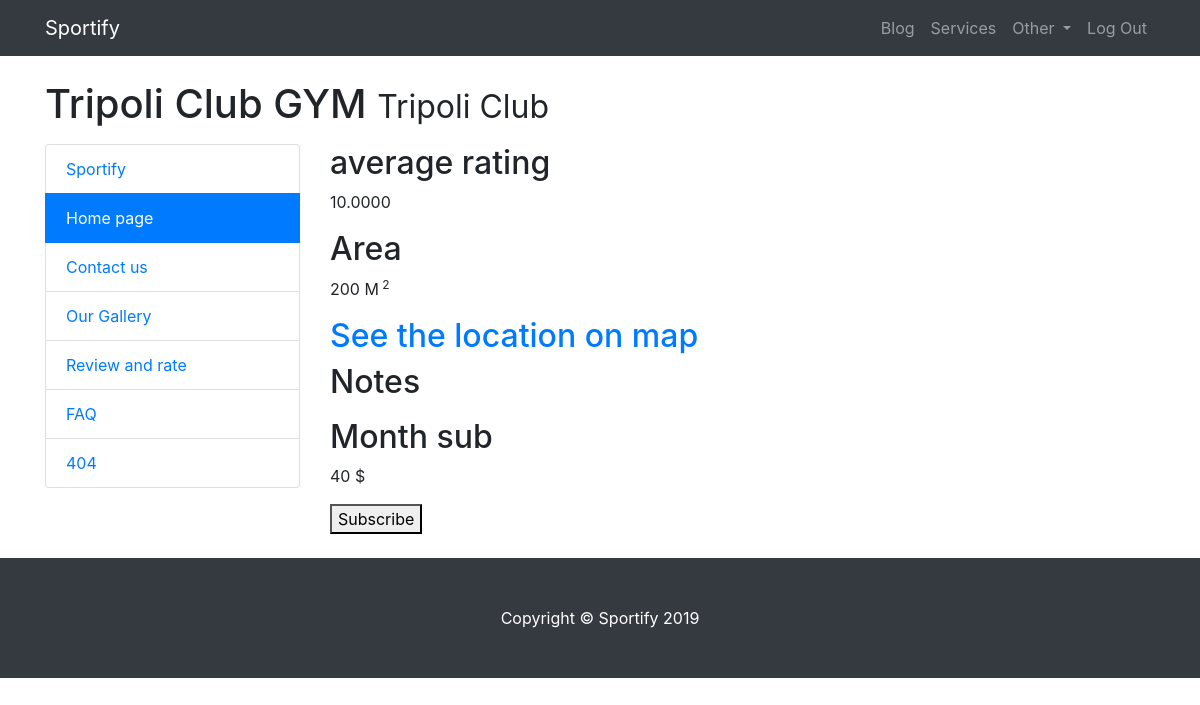
The page /sidebar.php?id=43 (signed in) on the database its author committed.
### tables this page shows
CREATE TABLE `activity` (
  `id` int(11) NOT NULL,
  `scid` int(11) NOT NULL,
  `adminid` int(11) NOT NULL,
  `name` varchar(50) NOT NULL,
  `area` int(11) NOT NULL,
  `type` varchar(50) NOT NULL,
  `MonthSub` int(11) NOT NULL,
  `hrcost` int(11) NOT NULL,
  `sport` varchar(50) NOT NULL,
  `notes` text NOT NULL,
  `longitude` float NOT NULL,
  `latitude` float NOT NULL,
  `phone` varchar(15) NOT NULL,
  `opentime` time NOT NULL,
  `closetime` time NOT NULL,
  `email` text NOT NULL,
  `city` varchar(10) NOT NULL
);

CREATE TABLE `sc` (
  `id` int(11) NOT NULL,
  `name` varchar(50) NOT NULL
);

### getall.php (called while the page is built, shortened)
<?php
$id = $_GET['id'];
$con=mysqli_connect("localhost","root","","sportify");
	$sq = "select * from activity where id = $id";
	$r = mysqli_query($con, $sq);
	if(mysqli_num_rows($r)== 1){
		$row = mysqli_fetch_array($r);
		$area = $row['area'];
		$subs = $row['MonthSub'];
		$avgquery = "SELECT activity.id, revsub.cid, AVG(review.rate) AS average FROM activity INNER join revsub on activity.id = revsub.actid INNER JOIN review on review.id = revsub.rid where activity.id = $id";
		$avgresult = mysqli_query($con, $avgquery);
		$ro = mysqli_fetch_array($avgresult);
		$namequery = "select activity.name, sc.name from activity inner join sc on activity.scid = sc.id where activity.id = $id";
		$namesexec = mysqli_query($con, $namequery);
		$roname = mysqli_fetch_array($namesexec);
		$clubname = $roname[0];
		$activityname = $roname[1];
	}
?>

### sidebar.php (the view, shortened to what this page needs)
<!DOCTYPE html>
<?php
require("getall.php");
?>
<html lang="en">
<head>
  <link href="vendor/bootstrap/css/bootstrap.min.css" rel="stylesheet">
  <link href="css/modern-business.css" rel="stylesheet">
</head>
<body>
  <nav class="navbar fixed-top navbar-expand-lg navbar-dark bg-dark fixed-top">
    <div class="container">
      <a class="navbar-brand" href="index.php">Sportify</a>
      <div class="collapse navbar-collapse" id="navbarResponsive">
        <ul class="navbar-nav ml-auto">
		<li class="nav-item">
            <a class="nav-link" href="blog.php">Blog</a>
          </li>
          <li class="nav-item">
            <a class="nav-link" href="services.html">Services</a>
          </li>
          <li class="nav-item dropdown">
            <a class="nav-link dropdown-toggle" href="#" id="navbarDropdownBlog" data-toggle="dropdown" aria-haspopup="true" aria-expanded="false">
              Other
            </a>
          </li>
		<li class="nav-item">
            <a class="nav-link" href="logout.php">Log Out</a>
          </li>
		</ul>
      </div>
    </div>
  </nav>
  <div class="container">
    <h1 class="mt-4 mb-3"> <?php echo $clubname; ?>
      <small><?php echo $activityname; ?></small>
    </h1>
    <div class="row">
      <div class="col-lg-3 mb-4">
        <div class="list-group">
          <a href="home.php?u=<?php echo $_SESSION['u']; ?>" class="list-group-item">Sportify</a>
          <a href="sidebar.html" class="list-group-item active">Home page</a>
          <a href="contact.php?id=<?php echo $id;?>" class="list-group-item">Contact us</a>
		  <a href="portfolio-1-col.php?id=<?php echo $_GET['id'] ?>" class="list-group-item">Our Gallery</a>
          <a href="reviews.php?id=<?php echo $id;?>" class="list-group-item">Review and rate</a>
          <a href="faq.php?id=<?php echo $id; ?>" class="list-group-item">FAQ</a>
          <a href="404.php?id=<?php echo $id; ?>" class="list-group-item">404</a>
        </div>
      </div>
      <div class="col-lg-9 mb-4">
        <h2>average rating</h2>
        <p> <?php echo $ro['average']; ?> </p>
		<h2>Area</h2>
        <p> <?php echo $area; ?> M<sup> 2 </sup> </p>
		<h2> <a href="contact.php?id=<?php echo $id;?>"> See the location on map </a></h2>
		<h2>Notes</h2>
		<h2> Month sub </h2>
		<p> <?php echo $subs; ?> $ </p>
	  <form method="post" action="<?php echo $_SERVER['PHP_SELF']."?id=$id";?>">
	  <?php
		  $x = false;
			if($x) 	echo "<button name='subscribe' type='submit' disabled='' > Already Subscribed </button>";
			else if($x == false)  echo "<button name='subscribe' type='submit'> Subscribe </button>";
	  ?>
	  </form>
	  </div>
    </div>
  </div>
  <footer class="py-5 bg-dark">
    <div class="container">
      <p class="m-0 text-center text-white">Copyright &copy; Sportify 2019</p>
    </div>
  </footer>
</body>
</html>

### css/modern-business.css (style rules this page uses)
body { padding-top: 56px; }
body { background-color: #FFFFFF; }

### rows shown on the page
activity: name "Tripoli Club GYM", scid.name "Tripoli Club", area "200", MonthSub "40"

### other values the page prints
$ro['average'] "10.0000"
